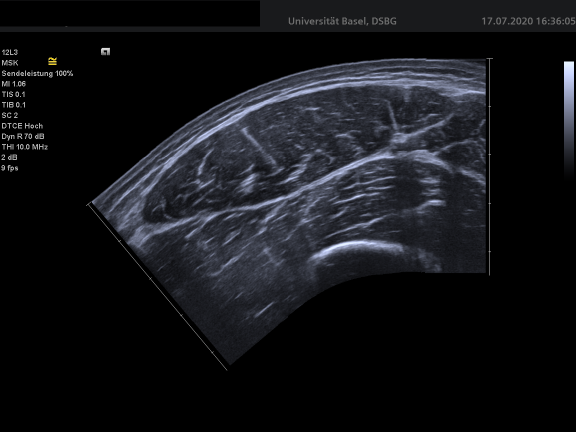
#> input picture DeepACSA_example/rectus_img_55.tif, 1152 x 864 px, found by its file name (shown at 1/2 size)
$ jupyter execute --allow-errors testing_RGB_Gray.ipynb
#> lines starting #> are read from the running program, lines starting #| are printed output that depends on the picture
## Black and white with no threshold

[cell 1]
import cv2
import matplotlib.image as mpimg

import numpy as np

def rgb2gray(rgb):

    r, g, b = rgb[:,:,0], rgb[:,:,1], rgb[:,:,2]
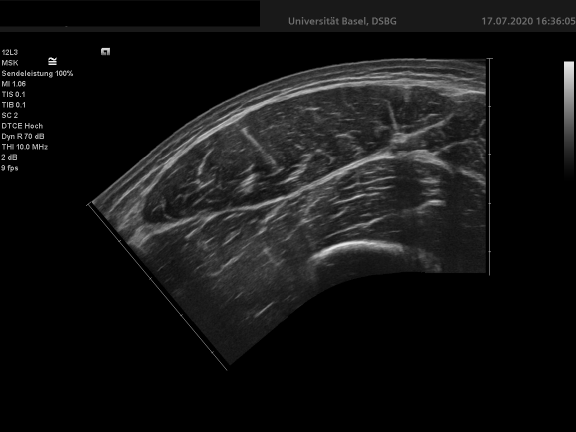
#> r: shape (864, 1152) (shown at 1/2 size); min 0, max 249, mean 19.6
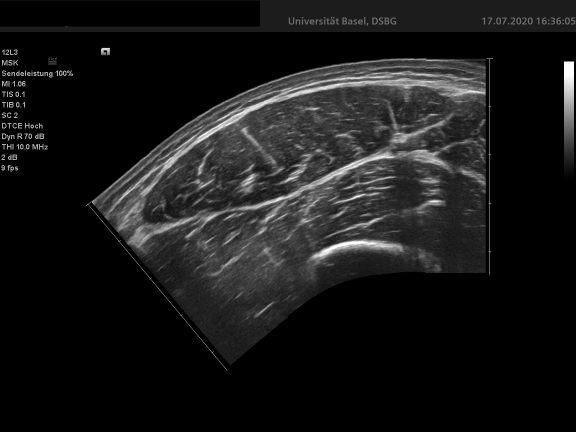
#> b: shape (864, 1152) (shown at 1/2 size); min 0, max 255, mean 24.2
    gray = 0.2989 * r + 0.5870 * g + 0.1140 * b

    return gray

# read image
img = rgb2gray(mpimg.imread('D:/UniBas/Bachelorarbeit/one_image/rectus_img_55.tif', cv2.IMREAD_UNCHANGED))

# get dimensions of image
dimensions = img.shape
#> dimensions = (864, 1152)
print (dimensions)
#| (864, 1152)

# height, width, number of channels in image
height = img.shape[0]
#> height = 864
width = img.shape[1]
#> width = 1152
#channels = img.shape[2]

img.reshape(height, width)

print('Image Dimension    : ',dimensions)
#| Image Dimension    :  (864, 1152)
print('Image Height       : ',height)
#| Image Height       :  864
print('Image Width        : ',width)
#| Image Width        :  1152
#print('Number of Channels : ',channels)

cv2.imshow("image", img)
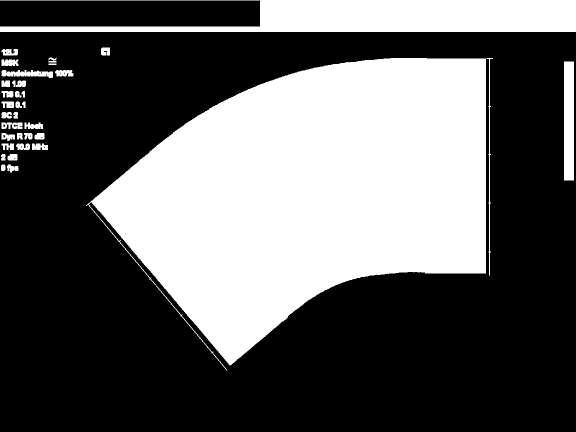
#> window 'image': shape (864, 1152) (shown at 1/2 size); min 0, max 255, mean 94.9
cv2.waitKey(0)

## first way to convert into gray image

[cell 2]
import cv2

image = cv2.imread('D:/UniBas/Bachelorarbeit/one_image/rectus_img_55.tif')
gray = cv2.cvtColor(image, cv2.COLOR_BGR2GRAY)

dimensions = image.shape
#> dimensions = (864, 1152, 3)
print (dimensions)
#| (864, 1152, 3)

cv2.imshow('Original image',image)
#cv2.imshow('Gray image', gray)
#cv2.waitKey(0)
#cv2.destroyAllWindows()

## more direct way to convert into gray image

[cell 3]
import cv2

image = cv2.imread("D:/UniBas/Bachelorarbeit/one_image/rectus_img_55.tif", cv2.IMREAD_GRAYSCALE)

print(image.shape)
#| (864, 1152)

[cell 4]
import cv2

image = cv2.cvtColor(cv2.imread("D:/UniBas/Bachelorarbeit/one_image/rectus_img_55.tif"), cv2.COLOR_BGR2GRAY)

print(image.shape)
#| (864, 1152)

## simplest way to convert into gray image

[cell 5]
import cv2

image = cv2.imread("D:/UniBas/Bachelorarbeit/one_image/rectus_img_55.tif", 0) # 0 for gray, 1 for normal, -1 for normal with alpha channel

print(image.shape)
#| (864, 1152)

$ run again, with DeepACSA_example/rectus_img_56.tif copied over DeepACSA_example/rectus_img_55.tif
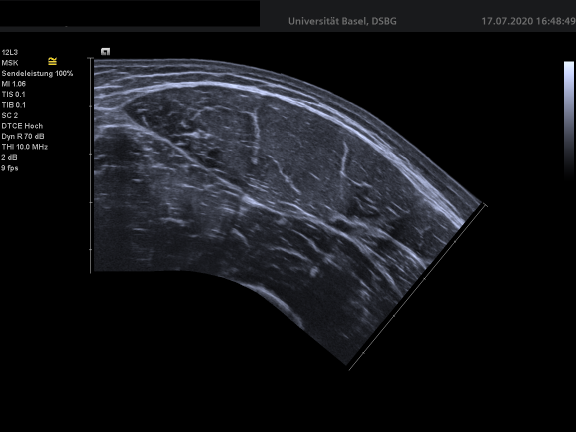
#> input picture DeepACSA_example/rectus_img_56.tif, 1152 x 864 px, found by its file name (shown at 1/2 size)
#> in rgb2gray, `r, g, b = rgb[:,:,0], rgb[:,:,1], rgb[:,:,2]`:
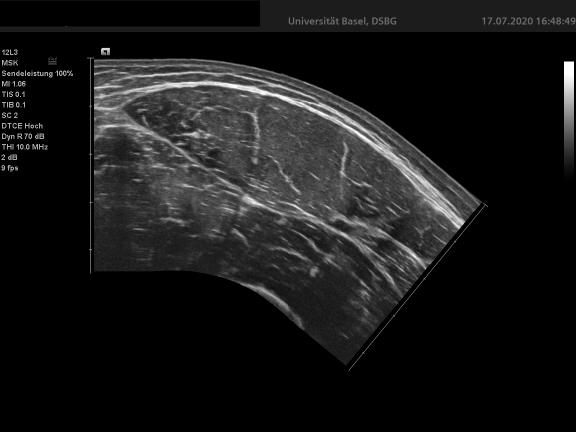
#> b: shape (864, 1152) (shown at 1/2 size); min 0, max 255, mean 24.3
#| (864, 1152)
#| Image Dimension    :  (864, 1152)
#| Image Height       :  864
#| Image Width        :  1152
#> `cv2.imshow("image", img)`:
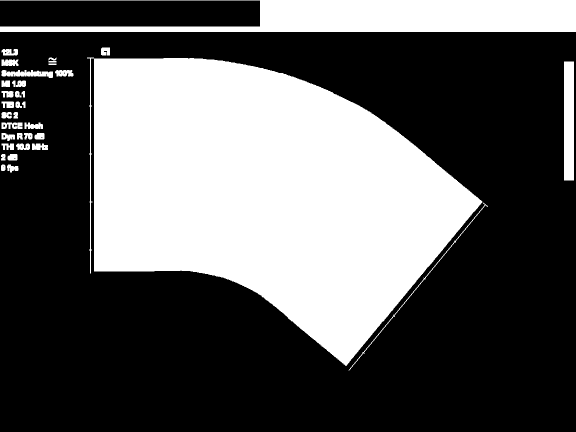
#> window 'image': shape (864, 1152) (shown at 1/2 size); min 0, max 255, mean 93.3
#| (864, 1152, 3)
#| (864, 1152)
#| (864, 1152)
#| (864, 1152)

$ run again, with DeepACSA_example/rectus_img_57.tif copied over DeepACSA_example/rectus_img_55.tif
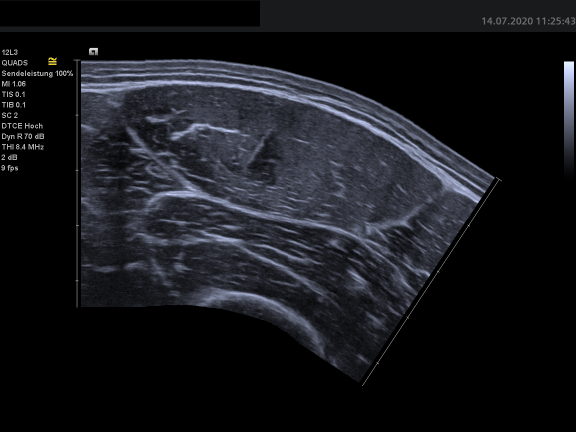
#> input picture DeepACSA_example/rectus_img_57.tif, 1152 x 864 px, found by its file name (shown at 1/2 size)
#> in rgb2gray, `r, g, b = rgb[:,:,0], rgb[:,:,1], rgb[:,:,2]`:
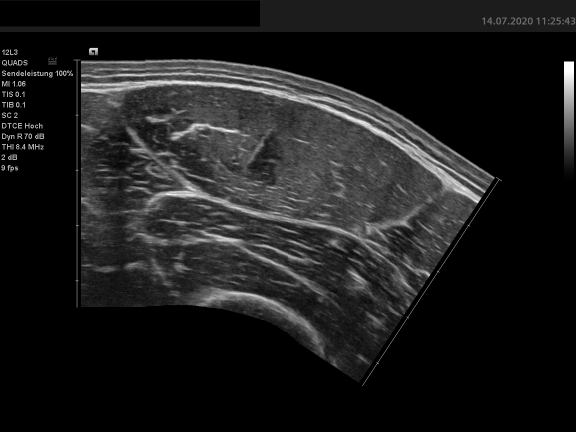
#> b: shape (864, 1152) (shown at 1/2 size); min 0, max 255, mean 28.3
#| (864, 1152)
#| Image Dimension    :  (864, 1152)
#| Image Height       :  864
#| Image Width        :  1152
#> `cv2.imshow("image", img)`:
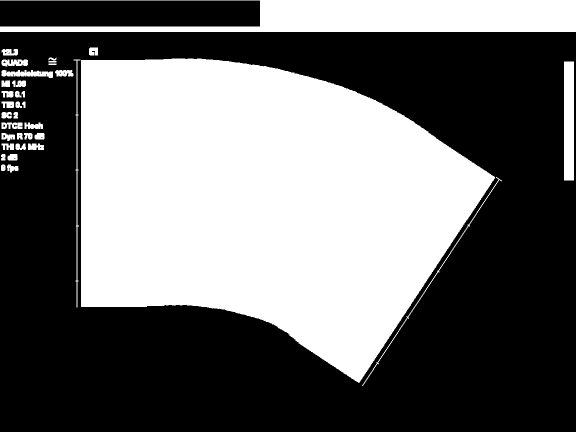
#> window 'image': shape (864, 1152) (shown at 1/2 size); min 0, max 255, mean 109.4
#| (864, 1152, 3)
#| (864, 1152)
#| (864, 1152)
#| (864, 1152)
